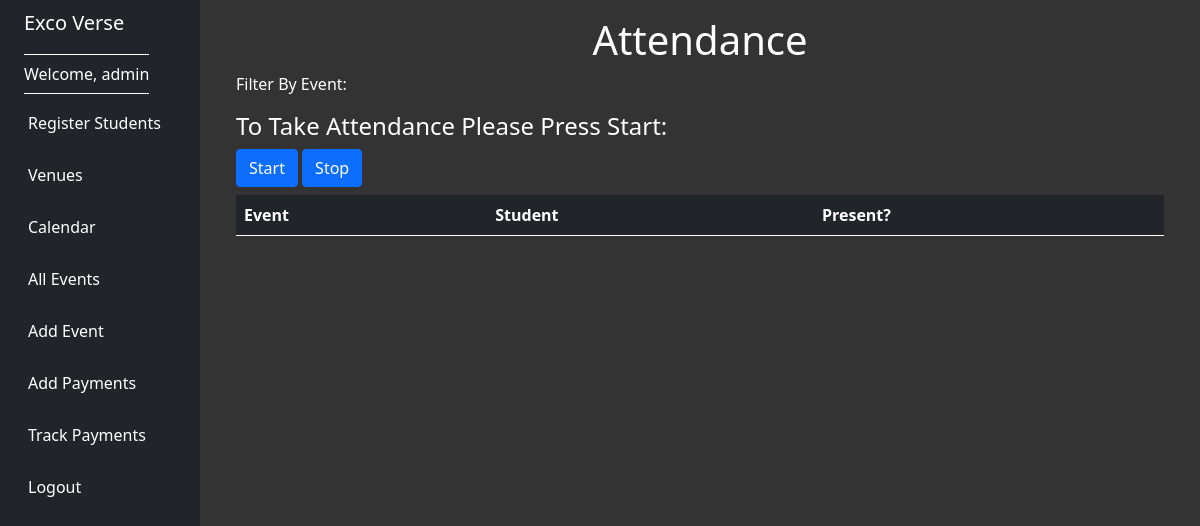
The page /attendance/1/ (signed in) on the database as committed earlier.
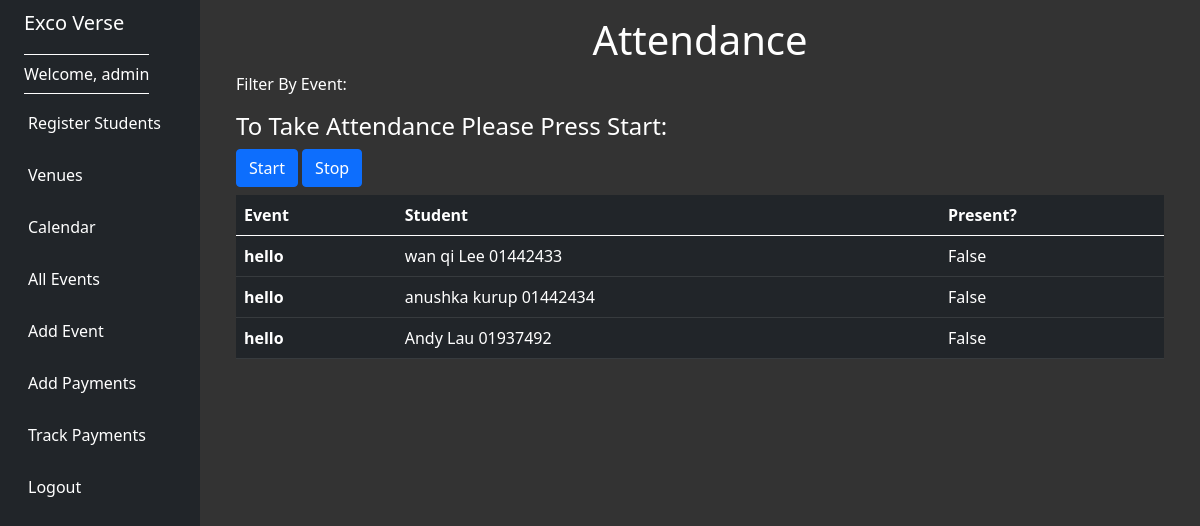
The same page on the database as committed later.
### events/models.py (models this page shows, shortened)
class Attendance(models.Model):
    student = models.ForeignKey(Student, blank=True, null=True, on_delete=models.CASCADE)
    event = models.ForeignKey(Event, blank=True, null=True, on_delete=models.CASCADE)
    present = models.BooleanField(default=False)
    manager = models.CharField('Manager', max_length=120, blank=True)

class Event(models.Model):
    name = models.CharField('Event Name', max_length=120)
    start_event_date = models.DateTimeField('Event Start Date')
    end_event_date = models.DateTimeField('Event End Date')
    venue = models.ForeignKey(Venue, blank=True, null=True, on_delete=models.CASCADE)
    attendees = models.ManyToManyField(Student, blank=True, null=True)
    internal = models.BooleanField(default=False)
    description = models.TextField(blank=True)
    manager = models.CharField('Manager', max_length=120, blank=True)
    def __str__(self):
        return self.name

class Student(models.Model):
    first_name = models.CharField(max_length=30)
    last_name = models.CharField(max_length=30)
    student_id = models.CharField(max_length=30)
    email = models.EmailField('User Email', unique=True)
    mobile_number = models.CharField(max_length=30)
    chat_id= models.CharField(max_length=30, null = True)
    def __str__(self):
        return self.first_name + ' ' + self.last_name + ' ' + self.student_id

### events/views.py (the view)
# urls.py: path('attendance/<str:id>/', views.get_attendance, name='attendance'),
def get_attendance(request,id):
    id = str(id)
    if request.user.is_authenticated:
        username = request.user.username
        print(username)
        print(id)
        manager_list = Attendance.objects.filter(manager=username)
        list1 = manager_list.filter(id=id)
        list2 = Attendance.objects.filter(event__id=id)
        print(list1)
        return render(request,'events/attendance.html',{'attendance_list':list2})

### events/templates/events/attendance.html (shortened to what this page needs)
{% extends 'events/base.html' %}
{% block content %}
<center>
    <h1>Attendance</h1>
</center>
<p>Filter By Event:</p>
 <h4>To Take Attendance Please Press Start:</h4>
 <button class="btn btn-primary" id="startButton" data-attendance-id="{{ attendance.id }}">Start</button>
 <button class="btn btn-primary" id="stopButton"  data-attendance-id="{{ attendance.id }}">Stop</button>
<table class="table table-dark">
    <thead>
        <tr>
            <th scope="col">Event</th>
            <th scope="col">Student</th>
            <th scope="col">Present?</th>
        </tr>
    </thead>
    <tbody>
        {% for attendance in attendance_list %}
        <tr>
            <th scope="row">{{ attendance.event }}</th>
            <td>{{ attendance.student }}</td>
            <td>{{ attendance.present }}</td>
        </tr>
        {% endfor %}
    </tbody>
</table>
{% endblock %}

Rows that differ between the two databases and show on the page:
added Attendance: event "hello", student "wan qi Lee 01442433", present "False"
added Attendance: event "hello", student "anushka kurup 01442434", present "False"
added Attendance: event "hello", student "Andy Lau 01937492", present "False"
